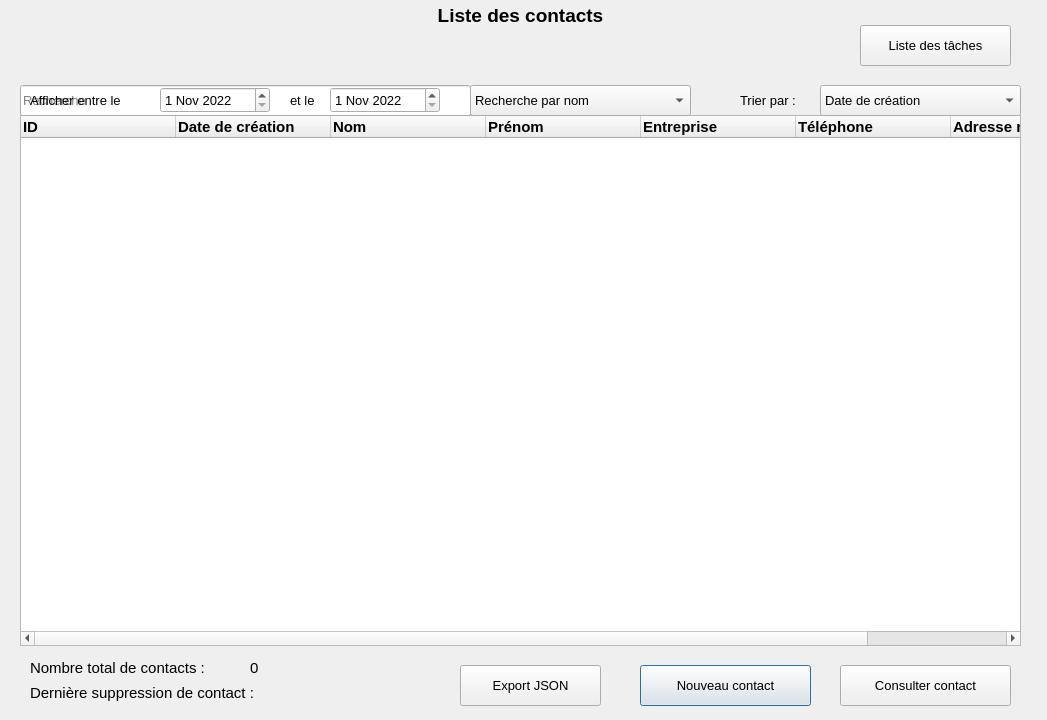
<?xml version="1.0" encoding="UTF-8"?>
<ui version="4.0">
 <class>PremiereFenetre</class>
 <widget class="QDialog" name="PremiereFenetre">
  <property name="geometry">
   <rect>
    <x>0</x>
    <y>0</y>
    <width>1047</width>
    <height>720</height>
   </rect>
  </property>
  <property name="minimumSize">
   <size>
    <width>1047</width>
    <height>720</height>
   </size>
  </property>
  <property name="maximumSize">
   <size>
    <width>1047</width>
    <height>720</height>
   </size>
  </property>
  <property name="font">
   <font>
    <pointsize>10</pointsize>
   </font>
  </property>
  <property name="windowTitle">
   <string>OGC (Outil de Gestion de Contacts)</string>
  </property>
  <widget class="QLabel" name="titre">
   <property name="geometry">
    <rect>
     <x>0</x>
     <y>5</y>
     <width>1041</width>
     <height>20</height>
    </rect>
   </property>
   <property name="font">
    <font>
     <pointsize>14</pointsize>
     <bold>true</bold>
    </font>
   </property>
   <property name="text">
    <string>Liste des contacts</string>
   </property>
   <property name="alignment">
    <set>Qt::AlignCenter</set>
   </property>
  </widget>
  <widget class="QTableWidget" name="tableListeContacts">
   <property name="geometry">
    <rect>
     <x>20</x>
     <y>115</y>
     <width>1001</width>
     <height>531</height>
    </rect>
   </property>
   <property name="font">
    <font>
     <pointsize>10</pointsize>
    </font>
   </property>
   <property name="editTriggers">
    <set>QAbstractItemView::NoEditTriggers</set>
   </property>
   <property name="selectionMode">
    <enum>QAbstractItemView::SingleSelection</enum>
   </property>
   <property name="selectionBehavior">
    <enum>QAbstractItemView::SelectRows</enum>
   </property>
   <attribute name="horizontalHeaderMinimumSectionSize">
    <number>155</number>
   </attribute>
   <attribute name="horizontalHeaderDefaultSectionSize">
    <number>155</number>
   </attribute>
   <attribute name="horizontalHeaderStretchLastSection">
    <bool>true</bool>
   </attribute>
   <attribute name="verticalHeaderVisible">
    <bool>false</bool>
   </attribute>
   <attribute name="verticalHeaderMinimumSectionSize">
    <number>30</number>
   </attribute>
   <attribute name="verticalHeaderDefaultSectionSize">
    <number>35</number>
   </attribute>
   <column>
    <property name="text">
     <string>ID</string>
    </property>
    <property name="font">
     <font>
      <pointsize>11</pointsize>
      <bold>true</bold>
     </font>
    </property>
    <property name="textAlignment">
     <set>AlignLeading|AlignVCenter</set>
    </property>
   </column>
   <column>
    <property name="text">
     <string>Date de création</string>
    </property>
    <property name="font">
     <font>
      <pointsize>11</pointsize>
      <bold>true</bold>
     </font>
    </property>
    <property name="textAlignment">
     <set>AlignLeading|AlignVCenter</set>
    </property>
   </column>
   <column>
    <property name="text">
     <string>Nom</string>
    </property>
    <property name="font">
     <font>
      <pointsize>11</pointsize>
      <bold>true</bold>
     </font>
    </property>
    <property name="textAlignment">
     <set>AlignLeading|AlignVCenter</set>
    </property>
   </column>
   <column>
    <property name="text">
     <string>Prénom</string>
    </property>
    <property name="font">
     <font>
      <pointsize>11</pointsize>
      <bold>true</bold>
     </font>
    </property>
    <property name="textAlignment">
     <set>AlignLeading|AlignVCenter</set>
    </property>
   </column>
   <column>
    <property name="text">
     <string>Entreprise</string>
    </property>
    <property name="font">
     <font>
      <pointsize>11</pointsize>
      <bold>true</bold>
     </font>
    </property>
    <property name="textAlignment">
     <set>AlignLeading|AlignVCenter</set>
    </property>
   </column>
   <column>
    <property name="text">
     <string>Téléphone</string>
    </property>
    <property name="font">
     <font>
      <pointsize>11</pointsize>
      <bold>true</bold>
     </font>
    </property>
    <property name="textAlignment">
     <set>AlignLeading|AlignVCenter</set>
    </property>
   </column>
   <column>
    <property name="text">
     <string>Adresse mail</string>
    </property>
    <property name="font">
     <font>
      <pointsize>11</pointsize>
      <bold>true</bold>
     </font>
    </property>
    <property name="textAlignment">
     <set>AlignLeading|AlignVCenter</set>
    </property>
   </column>
  </widget>
  <widget class="QLabel" name="labelDerniereSuppression">
   <property name="geometry">
    <rect>
     <x>30</x>
     <y>680</y>
     <width>291</width>
     <height>25</height>
    </rect>
   </property>
   <property name="font">
    <font>
     <pointsize>11</pointsize>
    </font>
   </property>
   <property name="text">
    <string>Dernière suppression de contact : </string>
   </property>
  </widget>
  <widget class="QLabel" name="dateDerniereSuppression">
   <property name="geometry">
    <rect>
     <x>300</x>
     <y>680</y>
     <width>101</width>
     <height>25</height>
    </rect>
   </property>
   <property name="font">
    <font>
     <pointsize>11</pointsize>
    </font>
   </property>
   <property name="text">
    <string/>
   </property>
  </widget>
  <widget class="QLabel" name="labelNombreContacts">
   <property name="geometry">
    <rect>
     <x>30</x>
     <y>655</y>
     <width>221</width>
     <height>25</height>
    </rect>
   </property>
   <property name="font">
    <font>
     <pointsize>11</pointsize>
    </font>
   </property>
   <property name="text">
    <string>Nombre total de contacts : </string>
   </property>
  </widget>
  <widget class="QLabel" name="nombreContacts">
   <property name="geometry">
    <rect>
     <x>250</x>
     <y>655</y>
     <width>61</width>
     <height>25</height>
    </rect>
   </property>
   <property name="font">
    <font>
     <pointsize>11</pointsize>
    </font>
   </property>
   <property name="text">
    <string>0</string>
   </property>
  </widget>
  <widget class="QPushButton" name="NouveauContact">
   <property name="geometry">
    <rect>
     <x>640</x>
     <y>665</y>
     <width>171</width>
     <height>41</height>
    </rect>
   </property>
   <property name="font">
    <font>
     <pointsize>10</pointsize>
    </font>
   </property>
   <property name="text">
    <string>Nouveau contact</string>
   </property>
  </widget>
  <widget class="QLineEdit" name="champRecherche">
   <property name="geometry">
    <rect>
     <x>20</x>
     <y>85</y>
     <width>451</width>
     <height>31</height>
    </rect>
   </property>
   <property name="placeholderText">
    <string>Recherche</string>
   </property>
  </widget>
  <widget class="QLabel" name="labelMethodeTri">
   <property name="geometry">
    <rect>
     <x>740</x>
     <y>90</y>
     <width>101</width>
     <height>20</height>
    </rect>
   </property>
   <property name="text">
    <string>Trier par :</string>
   </property>
  </widget>
  <widget class="QComboBox" name="choixModeTri">
   <property name="geometry">
    <rect>
     <x>820</x>
     <y>85</y>
     <width>201</width>
     <height>31</height>
    </rect>
   </property>
   <item>
    <property name="text">
     <string>Date de création</string>
    </property>
   </item>
   <item>
    <property name="text">
     <string>Ordre alphabétique</string>
    </property>
   </item>
  </widget>
  <widget class="QComboBox" name="choixRecherche">
   <property name="geometry">
    <rect>
     <x>470</x>
     <y>85</y>
     <width>221</width>
     <height>31</height>
    </rect>
   </property>
   <item>
    <property name="text">
     <string>Recherche par nom</string>
    </property>
   </item>
   <item>
    <property name="text">
     <string>Recherche par entreprise</string>
    </property>
   </item>
   <item>
    <property name="text">
     <string>Intervalle de dates</string>
    </property>
   </item>
  </widget>
  <widget class="QDateEdit" name="dateDebut">
   <property name="geometry">
    <rect>
     <x>160</x>
     <y>87</y>
     <width>110</width>
     <height>26</height>
    </rect>
   </property>
   <property name="maximumDate">
    <date>
     <year>2026</year>
     <month>12</month>
     <day>31</day>
    </date>
   </property>
   <property name="minimumDate">
    <date>
     <year>2022</year>
     <month>11</month>
     <day>1</day>
    </date>
   </property>
  </widget>
  <widget class="QDateEdit" name="dateFin">
   <property name="geometry">
    <rect>
     <x>330</x>
     <y>87</y>
     <width>110</width>
     <height>26</height>
    </rect>
   </property>
   <property name="maximumDate">
    <date>
     <year>2026</year>
     <month>12</month>
     <day>31</day>
    </date>
   </property>
   <property name="minimumDate">
    <date>
     <year>2022</year>
     <month>11</month>
     <day>1</day>
    </date>
   </property>
  </widget>
  <widget class="QLabel" name="labelDateFin">
   <property name="geometry">
    <rect>
     <x>290</x>
     <y>90</y>
     <width>41</width>
     <height>20</height>
    </rect>
   </property>
   <property name="text">
    <string>et le</string>
   </property>
  </widget>
  <widget class="QLabel" name="labelDateDebut">
   <property name="geometry">
    <rect>
     <x>30</x>
     <y>90</y>
     <width>131</width>
     <height>20</height>
    </rect>
   </property>
   <property name="text">
    <string>Afficher entre le</string>
   </property>
  </widget>
  <widget class="QPushButton" name="consulterContact">
   <property name="geometry">
    <rect>
     <x>840</x>
     <y>665</y>
     <width>171</width>
     <height>41</height>
    </rect>
   </property>
   <property name="text">
    <string>Consulter contact</string>
   </property>
  </widget>
  <widget class="QPushButton" name="ExportJson">
   <property name="geometry">
    <rect>
     <x>460</x>
     <y>665</y>
     <width>141</width>
     <height>41</height>
    </rect>
   </property>
   <property name="font">
    <font>
     <pointsize>10</pointsize>
    </font>
   </property>
   <property name="text">
    <string>Export JSON</string>
   </property>
  </widget>
  <widget class="QPushButton" name="ListeTotalTaches">
   <property name="geometry">
    <rect>
     <x>860</x>
     <y>25</y>
     <width>151</width>
     <height>41</height>
    </rect>
   </property>
   <property name="font">
    <font>
     <pointsize>10</pointsize>
    </font>
   </property>
   <property name="text">
    <string>Liste des tâches</string>
   </property>
  </widget>
 </widget>
 <resources/>
 <connections/>
</ui>
